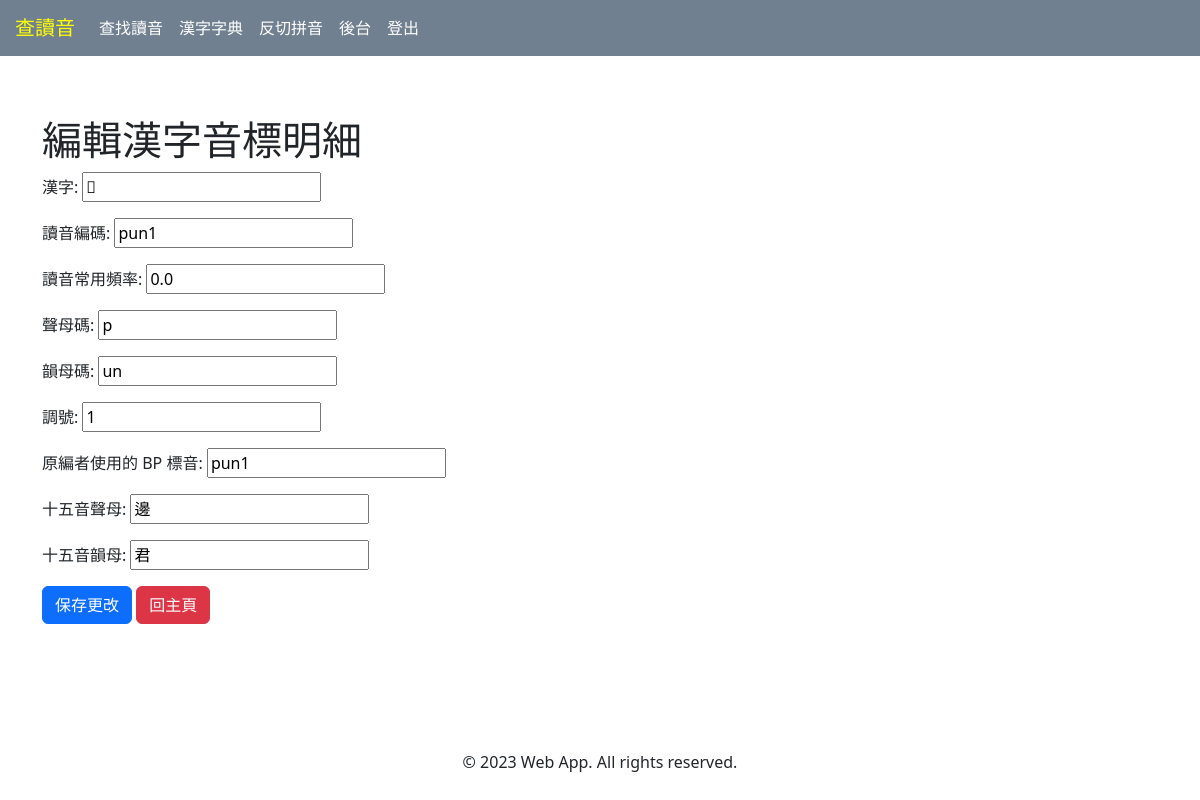
Page /han_ji_dict/10674/update/ on the committed database.
### han_ji_dict/models.py (models this page shows, shortened)
class HanJi(models.Model):
    han_ji = models.CharField(max_length=2, default='')
    chu_im = models.CharField(max_length=10, default='')
    freq = models.FloatField(default=0.0)
    siann = models.CharField(max_length=2, default='')
    un = models.CharField(max_length=5, default='')
    tiau = models.IntegerField(default=0)
    old_chu_im = models.CharField(max_length=10, null=True)
    sni_siann = models.CharField(max_length=10, default='')
    sni_un = models.CharField(max_length=10, default='')

### han_ji_dict/views.py (the view)
# urls.py: path('<int:pk>/update/', views.HanJiUpdateView.as_view(), name='update'),
class HanJiUpdateView(UpdateView):
    model = HanJi
    form_class = HanJiForm
    template_name = 'han_ji_dict/update.html'
    success_url = reverse_lazy('han_ji_dict:home')

### han_ji_dict/forms.py
class HanJiForm(ModelForm):
    class Meta:
        model = HanJi
        fields = '__all__'
        labels = {
            'han_ji': '漢字',
            'chu_im': '讀音編碼',
            'freq': '讀音常用頻率',
            'siann': '聲母碼',
            'un': '韻母碼',
            'tiau': '調號',
            'old_chu_im': '原編者使用的 BP 標音',
            'sni_siann': '十五音聲母',
            'sni_un': '十五音韻母',
        }
    def __init__(self, *args, **kwargs):
        super().__init__(*args, **kwargs)
        self.fields['siann'].required = False
        self.fields['old_chu_im'].required = False
        self.fields['sni_siann'].required = False
        self.fields['sni_un'].required = False

### han_ji_dict/templates/han_ji_dict/update.html (shortened to what this page needs)
{% extends "han_ji_dict/base.html" %}
{% block han_ji_dict_content %}
<h1>編輯漢字音標明細</h1>
<form method="post">
  {{ form.as_p }}
  <button type="submit" class="btn btn-primary">保存更改</button>
  <a href="{% url 'han_ji_dict:home' %}" class="btn btn-danger">回主頁</a>
</form>
{% endblock %}

### static/css/site.css (style rules this page uses)
html { height: 100%; }
body { display: flex; flex-direction: column; min-height: 100%; }

### han_ji_dict/static/han_ji_dict/css/han_ji_dict.css (style rules this page uses)
body { background-color: white; }

### rows in the picture
HanJi: han_ji "𪑖", chu_im "pun1", freq "0.0", siann "p", un "un", tiau "1", old_chu_im "pun1", sni_siann "邊", sni_un "君"
